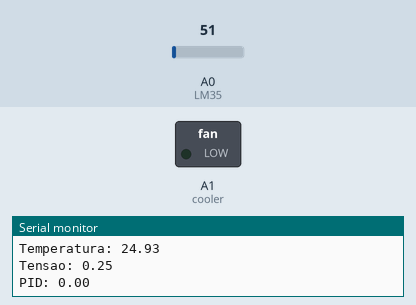
This sketch was run on a simulated Arduino Uno, built with avr-gcc and run on an emulated ATmega328P. Parts: switched loads named in the sketch (green lamp = pin HIGH), the last lines printed to the serial monitor. Inputs (shaded band) come from the test bench; at power-on: A0 (LM35) = 51.

Above: at 1.3 s.
1.4 s: A0 (LM35) set to 112
At 1.9 s:
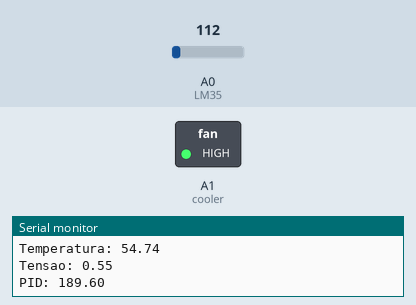
3.5 s: A0 (LM35) set to 163
At 4.9 s:
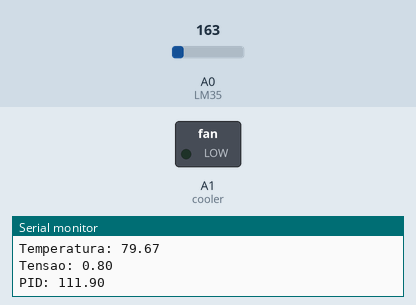
6.5 s: A0 (LM35) set to 86
At 21.7 s:
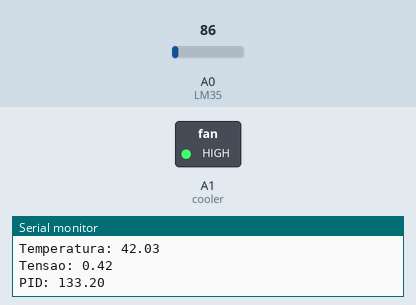
Timing chart, 0 to 22.0 s (numbered marks = the images above; inputs shaded):
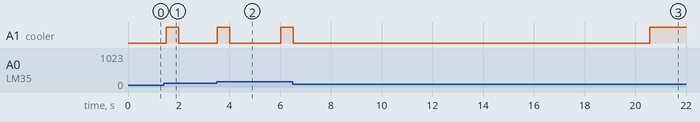

The sketch:

PID.ino
```cpp
#include <PID_v1.h>

const int LM35 = A0; // Define o pino que lera a saída do LM35
const int cooler = A1;
float temperatura; // Variável que armazenará a temperatura medida
double Setpoint = 15, Input, Output;
double TSetpoint = Setpoint * 0.01;
float tensao;
float leitura;
double erro;

double Kp = 3, Ki = 3, Kd = 1;

PID pid(&Input, &Output, &Setpoint, Kp, Ki, Kd, REVERSE);

void setup() {
  Serial.begin(9600); // inicializa a comunicação serial
  pid.SetMode(AUTOMATIC);
  pid.SetTunings(Kp, Ki, Kd);

}

//Função que será executada continuamente
void loop(){

  leitura = analogRead(LM35);
  tensao = (float(leitura) * 5 / (1023));
  temperatura = tensao / 0.01;

  erro =  double(temperatura) - Setpoint;

  Input = map(leitura , 0, 1024, 0, 255);
  pid.Compute();

  analogWrite(cooler , Output);

  Serial.print("Temperatura: ");
  Serial.println(temperatura);
  Serial.print("Tensao: ");
  Serial.println(tensao);
  Serial.print("PID: ");
  Serial.println(Output);
  delay(500);
}
```

Measured:
- after the input at 1.4 s, A1 (cooler): LOW → HIGH after 0.11 s, → LOW 0.50 s later
- after the input at 3.5 s, A1 (cooler): LOW → HIGH at once, → LOW 0.50 s later, → HIGH 2.0 s later
- after the input at 6.5 s, A1 (cooler): HIGH → LOW at once, → HIGH 14.1 s later
